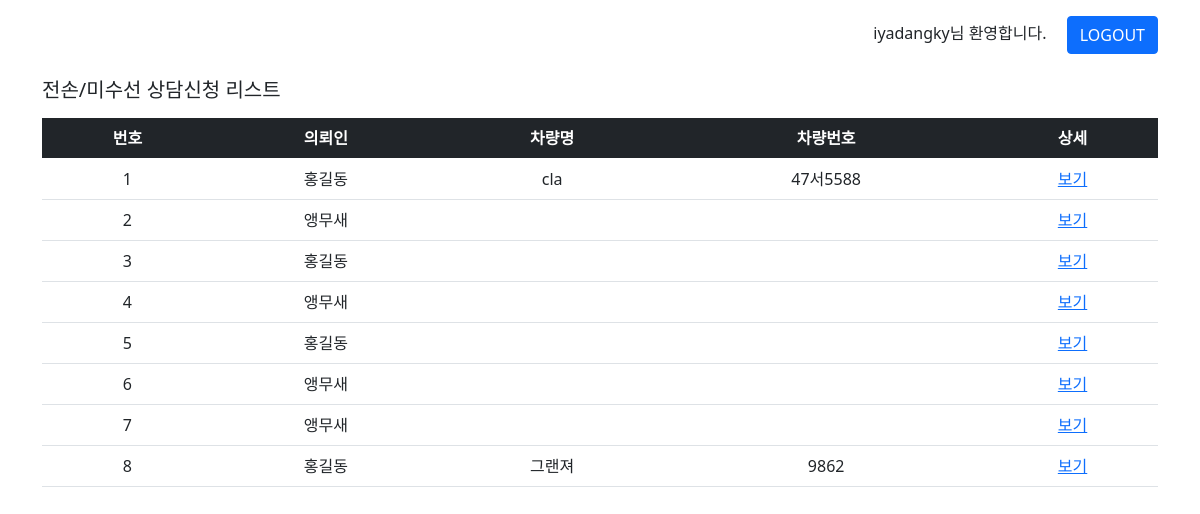
Before: /posts/ (signed in) with the older database file.
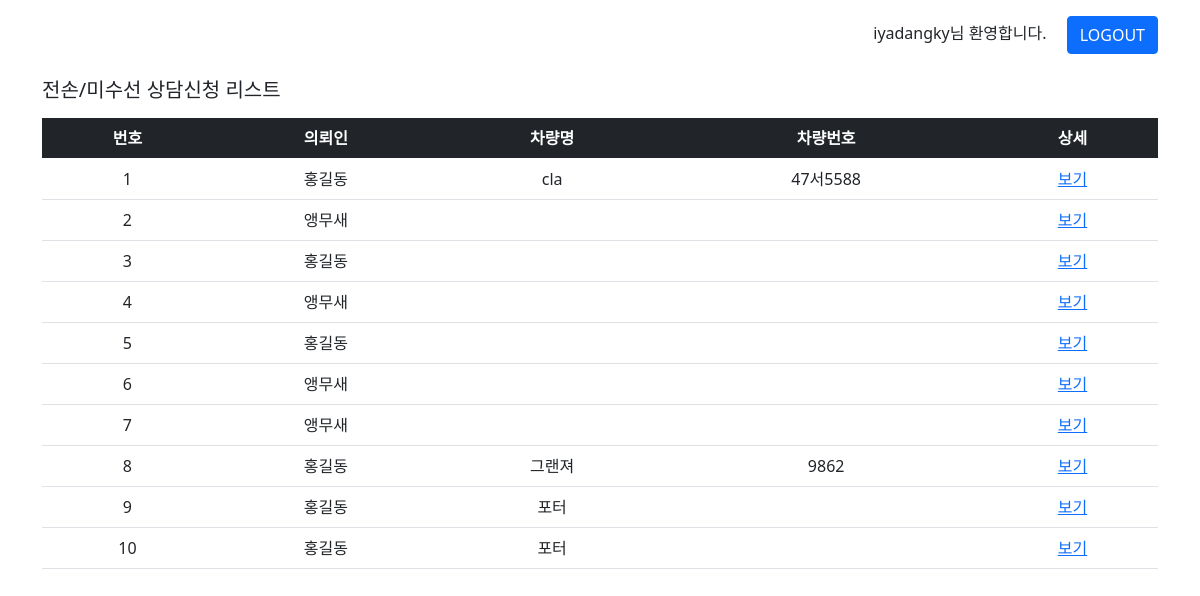
After: the same page with the newer database file.
### posts/models.py (models this page shows)
class Post(models.Model):
    created_at = models.DateTimeField()
    password = models.CharField(max_length=50, null=True)
    client = models.CharField(max_length=50, null=True)
    phoneNumber = models.CharField(max_length=50, null=True)
    contact = models.CharField(max_length=50, null=True)
    carModel = models.CharField(max_length=50, null=True)
    carNumber = models.CharField(max_length=50, null=True)
    birth = models.CharField(max_length=50, null=True)
    trim = models.CharField(max_length=50, null=True)
    fuel = models.CharField(max_length=50, null=True)
    driveType = models.CharField(max_length=50, null=True)
    airbag = models.CharField(max_length=50, null=True)
    mileage = models.CharField(max_length=50, null=True)
    eventDate = models.CharField(max_length=50, null=True)
    repairCost = models.CharField(max_length=50, null=True)
    proposedCompensation = models.CharField(max_length=50, null=True)
    insuranceCompany = models.CharField(max_length=50, null=True)
    faultRatio = models.CharField(max_length=50, null=True)
    location = models.CharField(max_length=50, null=True)
    others1 = models.CharField(max_length=50, null=True)
    others2 = models.CharField(max_length=50, null=True)
    others3 = models.CharField(max_length=50, null=True)
    note = models.CharField(max_length=500, null=True)
    addition = models.CharField(max_length=500, null=True)
    price = models.CharField(max_length=50, null=True)
    image1 = models.FileField(upload_to='posts', null=True)
    image2 = models.FileField(upload_to='posts', null=True)
    image3 = models.FileField(upload_to='posts', null=True)
    image4 = models.FileField(upload_to='posts', null=True)
    image5 = models.FileField(upload_to='posts', null=True)
    image6 = models.FileField(upload_to='posts', null=True)
    image7 = models.FileField(upload_to='posts', null=True)
    image8 = models.FileField(upload_to='posts', null=True)
    image9 = models.FileField(upload_to='posts', null=True)
    image10 = models.FileField(upload_to='posts', null=True)
    image11 = models.FileField(upload_to='posts', null=True)
    image12 = models.FileField(upload_to='posts', null=True)
    image13 = models.FileField(upload_to='posts', null=True)
    image14 = models.FileField(upload_to='posts', null=True)
    image15 = models.FileField(upload_to='posts', null=True)
    image16 = models.FileField(upload_to='posts', null=True)
    image17 = models.FileField(upload_to='posts', null=True)

### posts/views.py (the view)
# urls.py: path('', views.index, name="index"),
def index(request):
    posts = Post.objects.all()
    context = {'posts' : posts}
    return render(request, 'posts/index.html', context)

### posts/templates/posts/index.html (shortened to what this page needs)
{% extends 'base.html' %}
{% load static %}
{% block content %}
    <div class="container">
        <h5 class="mb-3">전손/미수선 상담신청 리스트</h5>
        {% if request.user.is_staff %}
        <table class="table text-center mb-4">
            <thead class="table-dark">
                <tr>
                    <th>번호</th>
                    <th>의뢰인</th>
                    <th>차량명</th>
                    <th>차량번호</th>
                    <th>상세</th>
                </tr>
            </thead>
            <tbody>
                {% for post in posts %}
                <tr>
                    <td>{{ post.id }}</td>
                    <td>{{ post.client }}</td>
                    <td>{{ post.carModel }}</td>
                    <td>{{ post.carNumber }}</td>
                    <td><a href="{% url 'posts:detail' post.id %}">보기</a></td>
                </tr>
                {% endfor %}
            </tbody>
        </table>
        {% endif %}
    </div>
{% endblock %}

### templates/base.html (shortened to what this page needs)
{% load static %}
<!DOCTYPE html>
<html lang="ko">
<head>
    <link href="https://cdn.jsdelivr.net/npm/bootstrap@5.0.2/dist/css/bootstrap.min.css" rel="stylesheet">
    <link rel="stylesheet" href="{% static 'style.css' %}">
    <link rel="stylesheet" href="{% static 'posts/style.css' %}">
</head>
<body>
    <div class="container pt-3 mb-4" style="display: flex; justify-content: flex-end;">
        {% if user.is_authenticated %}
            <form method="POST" action="{% url 'accounts:logout' %}">
                {{ user.get_username }}님 환영합니다.
                <button type="submit" class="btn btn-primary ms-3">LOGOUT</button>
            </form>
        {% endif %}
    </div>
    {% block content %}
    {% endblock %}
</body>
</html>

Changed rows visible on the page:
added Post: id "9", client "홍길동", carModel "포터"
added Post: id "10", client "홍길동", carModel "포터"
